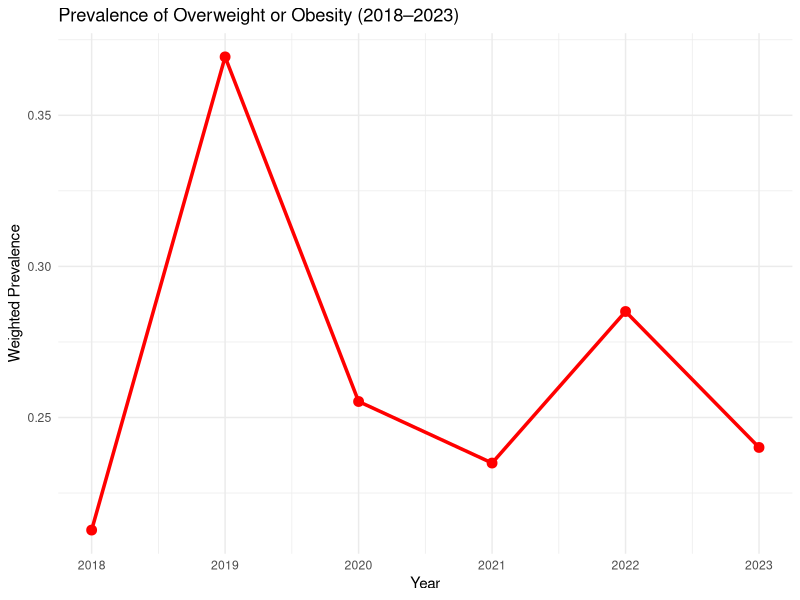

Here is the R script that generated this plot:
# Load required libraries
library(dplyr)
library(survey)
library(ggplot2)

# Read individual yearly datasets
d1 <- read.csv("brfss_2018_clean_sample.csv")
d2 <- read.csv("brfss_2019_clean_sample.csv")
d3 <- read.csv("brfss_2020_clean_sample.csv")
d4 <- read.csv("brfss_2021_clean_sample.csv")
d5 <- read.csv("brfss_2022_clean_sample.csv")
d6 <- read.csv("brfss_2023_clean_sample.csv")

# Merge datasets into one dataframe
brfss_all <- bind_rows(d1, d2, d3, d4, d5, d6)

# Inspect merged dataset
glimpse(brfss_all)
table(brfss_all$interview_year)

# Create survey design object
options(survey.lonely.psu = "adjust")  # Handle single-PSU strata
brfss_design <- svydesign(
  id = ~psu,
  strata = ~strata,
  weights = ~weight_final,
  data = brfss_all,
  nest = TRUE
)

# Calculate weighted prevalence of overweight/obese by year
prev_trends <- svyby(
  ~overweight_or_obese,
  ~interview_year,
  brfss_design,
  svymean,
  na.rm = TRUE
)

# Convert svyby results to dataframe and rename column
prev_df <- as.data.frame(prev_trends)
names(prev_df)[2] <- "prevalence"
prev_df

# Plot prevalence trends using ggplot2
ggplot(prev_df, aes(x = interview_year, y = prevalence)) +
  geom_line(size = 1.2, color = "red") +
  geom_point(size = 3, color = "red") +
  labs(
    title = "Prevalence of Overweight or Obesity (2018–2023)",
    y = "Weighted Prevalence",
    x = "Year"
  ) +
  theme_minimal()
